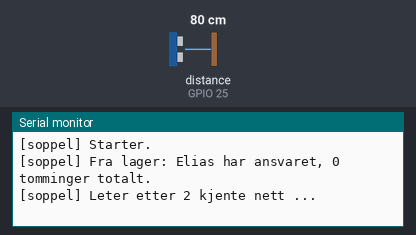
A sketch run on a simulated ESP32. On the bench: the last lines printed to the serial monitor. Wiring (inferred from the names in the program): ultrasonic range finder: trigger GPIO 26; echo GPIO 25. The inputs (shaded band) are chosen by the test bench; at power-on: distance to the obstacle (sensor on GPIO 25) 80 cm. The echo pulse lasts 58.3 µs per cm; WiFi joins after 1.5 s; servers stay silent unless stated; the local clock reads 2024-03-15 10:24:30 at power-on unless the sketch sets it; EEPROM starts erased; no MQTT or app messages arrive unless stated.

Above: at 1.7 s.
1.8 s: distance to the obstacle (sensor on GPIO 25) set to 2 cm
At 3.9 s:
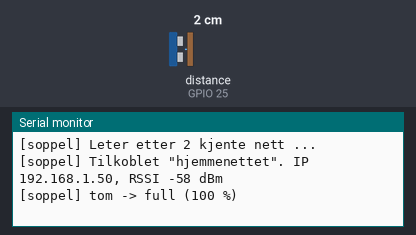
4.3 s: distance to the obstacle (sensor on GPIO 25) set to 18 cm
At 6.1 s:
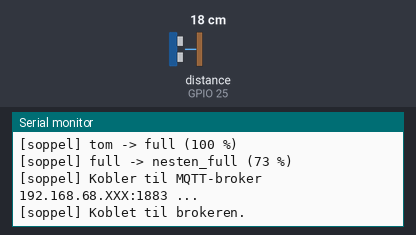
6.5 s: distance to the obstacle (sensor on GPIO 25) set to 4 cm
At 8.0 s:
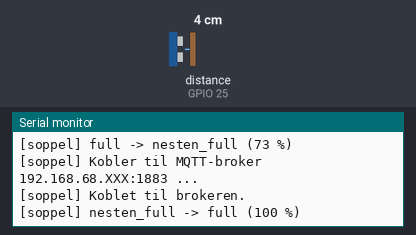
8.3 s: distance to the obstacle (sensor on GPIO 25) set to 35 cm
At 10.0 s:
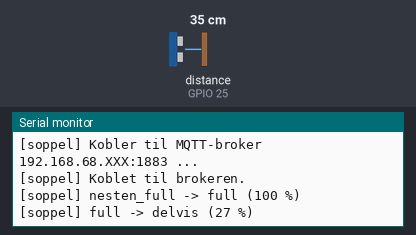
10.3 s: distance to the obstacle (sensor on GPIO 25) set to 9 cm
At 11.3 s:
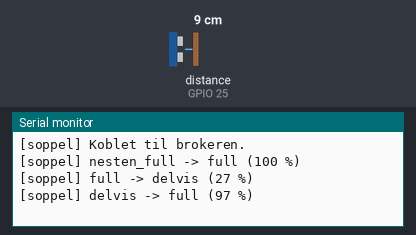

The sketch:

soppel.ino
```cpp
// Soppelbotta: måler fyllingsgraden og holder styr paa hvem som skal tomme.

#include <WiFi.h>
#include <WiFiMulti.h>
#include <PubSubClient.h>
#include <Preferences.h>
#include <time.h>

#include "wifi_secrets.h"

static const size_t ANTALL_NETT = sizeof(WIFI_NETT) / sizeof(WIFI_NETT[0]);

// Brukes som hostname og MQTT-klient-ID
static const char *VERTSNAVN = "soppel";

static const char *MQTT_EMNE = "kollektivmonitor/soppel";

static const uint8_t PIN_TRIG = 26;
static const uint8_t PIN_ECHO = 25;

// Avstand fra sensoren til bunnen av en tom pose, og til der botta regnes
// som full. TOM er maalt med avstand_cm i meldingen med tom botte.
static const float AVSTAND_TOM_CM = 45.0;
static const float AVSTAND_FULL_CM = 8.0;

// Nivaaer i prosent: tom <= 15, delvis, nesten full >= 75, full >= 90.
// Hysteresen hindrer at nivaaet blafrer naar fyllingen ligger paa en grense.
static const float GRENSE_TOM = 15.0;
static const float GRENSE_NESTEN_FULL = 75.0;
static const float GRENSE_FULL = 90.0;
static const float HYSTERESE = 3.0;

// Botta maa ha vaert tom saa lenge for det telles som tomming, saa en haand
// i aapningen ikke teller.
static const uint32_t TOM_STABIL_MS = 20000;

// Rekkefolgen ansvaret gaar i. Ansvaret lagres som plass i lista, saa
// endres lista, flytter ansvaret seg.
static const char *BEBOERE[] = { "Elias", "Henrik", "Sigurd" };
static const uint8_t ANTALL_BEBOERE = sizeof(BEBOERE) / sizeof(BEBOERE[0]);

static const uint32_t MAALEINTERVALL_MS = 2000;

// Median og ikke snitt, siden ett ekko fra kanten av posen kan bli helt feil
static const uint8_t EKKO_PER_MAALING = 5;
static const uint8_t MIN_GYLDIGE_EKKO = 3;

static const uint32_t EKKO_PAUSE_MS = 60;
static const uint32_t EKKO_TIMEOUT_US = 30000;  // ca. 5 m

// Lenger enn bunnen er som regel aapent lokk, og ignoreres
static const float MIN_AVSTAND_CM = 2.0;
static const float MAKS_AVSTAND_CM = AVSTAND_TOM_CM + 10.0;

// Eldre maaling enn dette sendes som ok:false
static const uint32_t MAKS_ALDER_MS = 30000;

static const uint32_t PUBLISERINGSINTERVALL_MS = 5000;
static const uint32_t MQTT_FORSOK_MS = 5000;
static const uint32_t WIFI_FORSOK_MS = 20000;
static const uint32_t WIFI_KOBLE_MS = 10000;

// Ingen funksjoner over typene under. Arduino IDE setter prototypene foran
// den forste funksjonen, og da faar man "does not name a type".

enum Nivaa : uint8_t { TOM, DELVIS, NESTEN_FULL, FULL };

struct Maaling {
  bool gyldig;
  float avstandCm;
};

struct Status {
  bool harMaaling;
  float avstandCm;
  float fyllProsent;
  Nivaa nivaa;
  uint32_t sisteMaalingMs;

  uint8_t ansvarlig;          // plass i BEBOERE
  uint32_t antallTomminger;
  bool klarForTomming;        // har vaert nesten full siden sist tomming
  uint32_t tomFraMs;          // 0 = teller ikke
  time_t sisteTomming;        // Unix-tid, 0 = ukjent

  char feil[48];              // tom naar alt er bra
};

static Status status = {};
static SemaphoreHandle_t statusMutex;
static QueueHandle_t maaleKo;

static Preferences lager;
static WiFiMulti wifiMulti;
static WiFiClient wifiKlient;
static PubSubClient mqtt(wifiKlient);

static const char *nivaaNavn(Nivaa n) {
  switch (n) {
    case TOM: return "tom";
    case DELVIS: return "delvis";
    case NESTEN_FULL: return "nesten_full";
    case FULL: return "full";
  }
  return "ukjent";
}

// ---- Lagring ----

// klarForTomming lagres ogsaa, saa en tomming mens ESP-en er av telles.
// Det skrives bare naar noe endrer seg, saa flash-slitasje er ikke noe problem.
static void lesLager() {
  lager.begin("soppel", true);
  status.ansvarlig = lager.getUChar("ansvarlig", 0);
  status.antallTomminger = lager.getUInt("tomminger", 0);
  status.klarForTomming = lager.getBool("klar", false);
  status.sisteTomming = (time_t) lager.getULong64("sist", 0);
  lager.end();

  // Lista kan ha blitt kortere siden sist
  if (status.ansvarlig >= ANTALL_BEBOERE) status.ansvarlig = 0;

  Serial.printf("[soppel] Fra lager: %s har ansvaret, %lu tomminger totalt.\n",
                BEBOERE[status.ansvarlig], (unsigned long) status.antallTomminger);
}

// Tar en kopi og kalles uten mutexen
static void skrivLager(const Status &s) {
  lager.begin("soppel", false);
  lager.putUChar("ansvarlig", s.ansvarlig);
  lager.putUInt("tomminger", s.antallTomminger);
  lager.putBool("klar", s.klarForTomming);
  lager.putULong64("sist", (uint64_t) s.sisteTomming);
  lager.end();
}

// ---- Maaling ----

// Avstand i cm, eller NAN uten gyldig ekko
static float ettEkko() {
  digitalWrite(PIN_TRIG, LOW);
  delayMicroseconds(2);
  digitalWrite(PIN_TRIG, HIGH);
  delayMicroseconds(10);
  digitalWrite(PIN_TRIG, LOW);

  const unsigned long us = pulseIn(PIN_ECHO, HIGH, EKKO_TIMEOUT_US);
  if (us == 0) return NAN;

  // Lydfart 0,0343 cm/us, og ekkoet gaar frem og tilbake
  const float cm = us * 0.0343f / 2.0f;

  if (cm < MIN_AVSTAND_CM || cm > MAKS_AVSTAND_CM) return NAN;
  return cm;
}

static Maaling maalMedian() {
  float ekko[EKKO_PER_MAALING];
  uint8_t antall = 0;

  for (uint8_t i = 0; i < EKKO_PER_MAALING; i++) {
    const float cm = ettEkko();
    if (!isnan(cm)) ekko[antall++] = cm;
    vTaskDelay(pdMS_TO_TICKS(EKKO_PAUSE_MS));
  }

  if (antall < MIN_GYLDIGE_EKKO) return { false, 0.0f };

  // Innstikksortering, det er bare fem tall
  for (uint8_t i = 1; i < antall; i++) {
    const float v = ekko[i];
    int8_t j = i - 1;
    while (j >= 0 && ekko[j] > v) {
      ekko[j + 1] = ekko[j];
      j--;
    }
    ekko[j + 1] = v;
  }

  return { true, ekko[antall / 2] };
}

static void maaleTask(void *) {
  pinMode(PIN_TRIG, OUTPUT);
  pinMode(PIN_ECHO, INPUT);

  // vTaskDelayUntil gir fast takt uansett hvor lang tid maalingen tar
  TickType_t neste = xTaskGetTickCount();

  for (;;) {
    const Maaling m = maalMedian();

    // Koen har plass til en maaling, og den nyeste overskriver
    xQueueOverwrite(maaleKo, &m);

    vTaskDelayUntil(&neste, pdMS_TO_TICKS(MAALEINTERVALL_MS));
  }
}

// ---- Tilstand ----

static float fyllProsent(float avstandCm) {
  const float p = (AVSTAND_TOM_CM - avstandCm) / (AVSTAND_TOM_CM - AVSTAND_FULL_CM) * 100.0f;
  return constrain(p, 0.0f, 100.0f);
}

static Nivaa raattNivaa(float p) {
  if (p >= GRENSE_FULL) return FULL;
  if (p >= GRENSE_NESTEN_FULL) return NESTEN_FULL;
  if (p <= GRENSE_TOM) return TOM;
  return DELVIS;
}

// Bytter bare nivaa naar fyllingen er HYSTERESE forbi grensen
static Nivaa nyttNivaa(Nivaa naa, float p) {
  const Nivaa opp = raattNivaa(p - HYSTERESE);
  if (opp > naa) return opp;

  const Nivaa ned = raattNivaa(p + HYSTERESE);
  if (ned < naa) return ned;

  return naa;
}

// 0 hvis klokka ikke er satt fra NTP enda (foer 2020)
static time_t naaUnix() {
  const time_t t = time(nullptr);
  return t > 1577836800 ? t : 0;
}

// Kalles med statusMutex tatt. Returnerer true naar noe skal lagres.
static bool behandle(const Maaling &m, uint32_t naaMs) {
  if (!m.gyldig) {
    // Gamle verdier blir staaende, saa et aapent lokk ikke ser ut som tom botte
    strlcpy(status.feil, "ingen gyldig måling - lokket åpent?", sizeof(status.feil));
    return false;
  }

  status.harMaaling = true;
  status.feil[0] = '\0';
  status.avstandCm = m.avstandCm;
  status.fyllProsent = fyllProsent(m.avstandCm);
  status.sisteMaalingMs = naaMs;

  const Nivaa forrige = status.nivaa;
  status.nivaa = nyttNivaa(forrige, status.fyllProsent);

  if (status.nivaa != forrige) {
    Serial.printf("[soppel] %s -> %s (%.0f %%)\n",
                  nivaaNavn(forrige), nivaaNavn(status.nivaa), status.fyllProsent);
  }

  // Full nok til at en tomming skal telle?
  if (status.nivaa >= NESTEN_FULL && !status.klarForTomming) {
    status.klarForTomming = true;
    return true;
  }

  // Tommet?
  if (!status.klarForTomming || status.nivaa != TOM) {
    status.tomFraMs = 0;
    return false;
  }

  // 0 betyr "teller ikke", saa millis() == 0 blir 1
  if (status.tomFraMs == 0) {
    status.tomFraMs = naaMs ? naaMs : 1;
    Serial.println("[soppel] Botta ser tom ut. Venter paa at det holder seg.");
    return false;
  }

  if (naaMs - status.tomFraMs < TOM_STABIL_MS) return false;

  // Tommet, ansvaret gaar videre
  const uint8_t tommet = status.ansvarlig;
  status.ansvarlig = (status.ansvarlig + 1) % ANTALL_BEBOERE;
  status.antallTomminger++;
  status.klarForTomming = false;
  status.tomFraMs = 0;
  status.sisteTomming = naaUnix();

  Serial.printf("[soppel] Tomming registrert (%s). Naa er det %s sin tur.\n",
                BEBOERE[tommet], BEBOERE[status.ansvarlig]);
  return true;
}

static void tilstandTask(void *) {
  Maaling m;

  for (;;) {
    // Ingenting paa tre intervaller betyr at maaleTask har hengt seg
    if (xQueueReceive(maaleKo, &m, pdMS_TO_TICKS(3 * MAALEINTERVALL_MS)) != pdTRUE) {
      xSemaphoreTake(statusMutex, portMAX_DELAY);
      strlcpy(status.feil, "maaleTask svarer ikke", sizeof(status.feil));
      xSemaphoreGive(statusMutex);
      continue;
    }

    xSemaphoreTake(statusMutex, portMAX_DELAY);
    const bool lagre = behandle(m, millis());
    const Status kopi = status;
    xSemaphoreGive(statusMutex);

    // Flash-skriving tar noen ms, saa den gjores etter at mutexen er gitt fra seg
    if (lagre) skrivLager(kopi);
  }
}

// ---- Nett ----

static Status lesStatus() {
  xSemaphoreTake(statusMutex, portMAX_DELAY);
  const Status s = status;
  xSemaphoreGive(statusMutex);
  return s;
}

static uint32_t alderSekunder(const Status &s) {
  if (!s.harMaaling) return 0;
  return (uint32_t) ((millis() - s.sisteMaalingMs) / 1000UL);
}

static uint32_t oppetidSekunder() {
  return (uint32_t) (esp_timer_get_time() / 1000000LL);
}

static void publiser() {
  const Status s = lesStatus();
  const char *ansvarlig = BEBOERE[s.ansvarlig];
  const char *neste = BEBOERE[(s.ansvarlig + 1) % ANTALL_BEBOERE];

  char json[384];

  // Ansvaret sendes med selv uten fersk maaling
  if (!s.harMaaling || (millis() - s.sisteMaalingMs) > MAKS_ALDER_MS) {
    snprintf(json, sizeof(json),
             "{\"ok\":false,\"feil\":\"%s\",\"ansvarlig\":\"%s\",\"neste\":\"%s\"}",
             s.feil[0] ? s.feil : "ingen maaling ennaa", ansvarlig, neste);
    mqtt.publish(MQTT_EMNE, json);
    return;
  }

  // Fyll som heltall, sensoren er ikke mer noyaktig enn det
  snprintf(json, sizeof(json),
           "{\"ok\":true,\"fyll\":%d,\"nivaa\":\"%s\",\"avstand_cm\":%.1f,"
           "\"ansvarlig\":\"%s\",\"neste\":\"%s\",\"tomminger\":%lu,"
           "\"klar_for_tomming\":%s,\"siste_tomming\":%lld,"
           "\"alder_s\":%lu,\"uptime_s\":%lu,\"rssi\":%d}",
           (int) roundf(s.fyllProsent), nivaaNavn(s.nivaa), s.avstandCm,
           ansvarlig, neste, (unsigned long) s.antallTomminger,
           s.klarForTomming ? "true" : "false", (long long) s.sisteTomming,
           (unsigned long) alderSekunder(s), (unsigned long) oppetidSekunder(),
           (int) WiFi.RSSI());

  mqtt.publish(MQTT_EMNE, json);
}

static void kobleTilBroker() {
  Serial.printf("[soppel] Kobler til MQTT-broker %s:%u ...\n", MQTT_BROKER, MQTT_PORT);

  if (mqtt.connect(VERTSNAVN)) {
    Serial.println("[soppel] Koblet til brokeren.");
  } else {
    Serial.printf("[soppel] Brokeren svarte ikke (state %d). Kjorer Mosquitto, "
                  "og stemmer adressen i wifi_secrets.h?\n", mqtt.state());
  }
}

static const char *wifiGrunn() {
  switch (WiFi.status()) {
    case WL_NO_SSID_AVAIL:
      return "finner ikke nettet - sjekk navnet, og at det er 2,4 GHz";
    case WL_CONNECT_FAILED:
      return "nektet - som regel feil passord";
    case WL_CONNECTION_LOST:
      return "mistet forbindelsen";
    case WL_IDLE_STATUS:
    case WL_DISCONNECTED:
      return "ikke tilkoblet ennaa";
    default:
      return "ukjent tilstand";
  }
}

static void startWifi() {
  WiFi.mode(WIFI_STA);
  // Hostname maa settes etter mode() og for tilkobling
  WiFi.setHostname(VERTSNAVN);
  WiFi.setAutoReconnect(true);
  WiFi.setSleep(false);

  for (size_t i = 0; i < ANTALL_NETT; i++) {
    wifiMulti.addAP(WIFI_NETT[i][0], WIFI_NETT[i][1]);
  }
}

// Kobler til det sterkeste kjente nettet. Blokkerer noen sekunder.
static void kobleTil() {
  Serial.printf("[soppel] Leter etter %u kjente nett ...\n", (unsigned) ANTALL_NETT);

  if (wifiMulti.run(WIFI_KOBLE_MS) != WL_CONNECTED) {
    Serial.printf("[soppel] Kom ikke paa noe nett: %s.\n", wifiGrunn());
  }
}

static void nettTask(void *) {
  startWifi();
  kobleTil();

  mqtt.setServer(MQTT_BROKER, MQTT_PORT);
  // Meldingen er lengre enn standardbufferet paa 256 bytes
  mqtt.setBufferSize(512);

  bool varTilkoblet = false;
  uint32_t forsoktFra = millis();
  uint32_t sisteMqttForsok = 0;
  uint32_t sistPublisert = 0;

  for (;;) {
    const uint32_t naa = millis();
    const bool tilkoblet = (WiFi.status() == WL_CONNECTED);

    if (tilkoblet && !varTilkoblet) {
      Serial.printf("[soppel] Tilkoblet \"%s\". IP %s, RSSI %d dBm\n",
                    WiFi.SSID().c_str(), WiFi.localIP().toString().c_str(), WiFi.RSSI());

      // Klokka brukes bare til tidspunktet for siste tomming
      configTzTime("CET-1CEST,M3.5.0,M10.5.0/3", "pool.ntp.org");
    }

    if (!tilkoblet && varTilkoblet) {
      Serial.println("[soppel] Mistet Wi-Fi.");
      forsoktFra = naa;
    }

    varTilkoblet = tilkoblet;

    if (tilkoblet && !mqtt.connected() && (naa - sisteMqttForsok) > MQTT_FORSOK_MS) {
      sisteMqttForsok = naa;
      kobleTilBroker();
    }

    if (mqtt.connected()) {
      mqtt.loop();

      if (naa - sistPublisert >= PUBLISERINGSINTERVALL_MS) {
        sistPublisert = naa;
        publiser();
      }
    }

    // setAutoReconnect() prover bare samme nett. Gir den opp, skannes alle
    // kjente nett paa nytt, saa ESP-en kan bytte mellom hjem og hotspot.
    if (!tilkoblet && (naa - forsoktFra) > WIFI_FORSOK_MS) {
      WiFi.disconnect();
      kobleTil();
      forsoktFra = millis();
    }

    // Uten denne sulter idle-tasken og watchdogen slaar til
    vTaskDelay(pdMS_TO_TICKS(5));
  }
}

void setup() {
  Serial.begin(115200);
  delay(500);

  Serial.println();
  Serial.println("[soppel] Starter.");

  statusMutex = xSemaphoreCreateMutex();
  maaleKo = xQueueCreate(1, sizeof(Maaling));

  lesLager();

  // Alle paa kjerne 1, kjerne 0 er Wi-Fi sin. Stakk i bytes.
  xTaskCreatePinnedToCore(maaleTask, "maale", 3072, nullptr, 3, nullptr, 1);
  xTaskCreatePinnedToCore(tilstandTask, "tilstand", 4096, nullptr, 2, nullptr, 1);
  xTaskCreatePinnedToCore(nettTask, "nett", 8192, nullptr, 1, nullptr, 1);
}

// Alt skjer i taskene, saa loop-tasken sletter seg selv
void loop() {
  vTaskDelete(nullptr);
}
```

wifi_secrets.example.h
```cpp
// Mal: kopier til wifi_secrets.h og fyll inn. Nettene maa vaere 2,4 GHz.

#pragma once

static const char *WIFI_NETT[][2] = {
  { "hjemmenettet", "passordet-hjemme" },
  { "iPhone-hotspot", "passordet-paa-hotspot" },
};

// Mosquitto paa Pi-en hjemme. IP og ikke .local, siden PubSubClient ikke
// slaar opp mDNS-navn. Reserver adressen i ruteren.
static const char *MQTT_BROKER = "192.168.68.XXX";
static const uint16_t MQTT_PORT = 1883;
```

Measured:
- after the input at 1.8 s, the serial monitor: prints a new line after 1.0 s (image 1)
- after the input at 4.3 s, the serial monitor: prints a new line after 0.52 s (image 2)
- after the input at 6.5 s, the serial monitor: prints a new line after 0.31 s (image 3)
- after the input at 8.3 s, the serial monitor: prints a new line after 0.52 s (image 4)
- after the input at 10.3 s, the serial monitor: prints a new line after 0.51 s (image 5)
